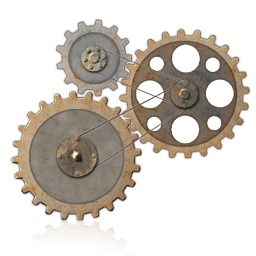
#> input picture Image.jpg, 256 x 256 px
$ python spectral.py   (Python 2 division)
#> lines starting #> are read from the running program, lines starting #| are printed output that depends on the picture; after the words box and inside, x2 and y2 are one past the last pixel; in counts of white or black regions, pixels touching at a corner belong together
import cv2
import numpy as np
import math

#loading original image and converting to grayscale
image = cv2.imread('Image.jpg')
#> image is the input picture: shape (256, 256, 3); mean B, G, R 196.9, 204.2, 209.9
image = cv2.cvtColor(image, cv2.COLOR_RGB2GRAY)
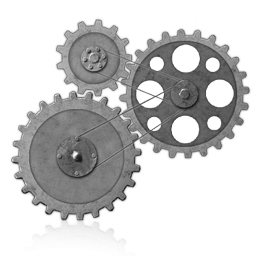
#> image: shape (256, 256); min 16, max 255, mean 202.6
cv2.imshow("Original in grayscale", image)

#Furrier transform
dst = np.fft.fft2(image)
dst = np.fft.fftshift(dst)
dstIdeal = np.copy(dst)
dstButter = np.copy(dst)
BHPF = np.copy(dst)

#Ideal high pass filter
for i in range(98, 158):
    for j in range(98, 158):
        dstIdeal[i][j] = 0;
#inverse furrier transform
dstIdeal = np.fft.ifftshift(dstIdeal)
dstIdeal = np.fft.ifft2(dstIdeal)

#counting H(u,v) for butterworth filter
for i in range(256):
    for j in range(256):
	if (i != 128 or j != 128):
	        BHPF[i][j] = 1 / (1 + math.pow(30 / math.sqrt(math.pow(127 - (i-1), 2) + math.pow(127 - (j-1), 2)), 4))
BHPF[128][128] = 0

#using butterworth filter
dstButter = BHPF * dstButter

#inverse furrier transform
dstButter = np.fft.ifftshift(dstButter)
dstButter = np.fft.ifft2(dstButter)

# [14 lines of commented-out code are left out]
finalIdeal = image.copy()
for i in range(256):
    for j in range(256):
	finalIdeal[i][j] = np.abs(dstIdeal[i][j])
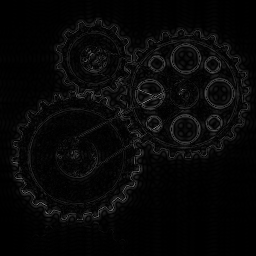
#> finalIdeal: shape (256, 256); min 0, max 124, mean 7.5
cv2.imshow("Result Ideal filter", finalIdeal)

#converting to opencv array format from numpy array format
finalButter = image.copy()
for i in range(256):
    for j in range(256):
	finalButter[i][j] = np.abs(dstButter[i][j])
cv2.imshow("Result Butter filter", finalButter)


#waiting ESC key
while True:
    key = cv2.waitKey(1)
#> (key Esc is pressed here)
    if key == 27: break

$ run again, with box-rotated.jpg copied over Image.jpg
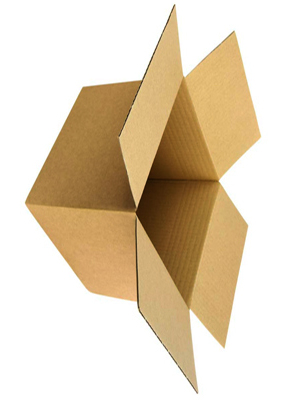
#> input picture box-rotated.jpg, 300 x 400 px
#> image is the input picture: shape (400, 300, 3); mean B, G, R 188.1, 211.3, 226.8
#> `image = cv2.cvtColor(image, cv2.COLOR_RGB2GRAY)`:
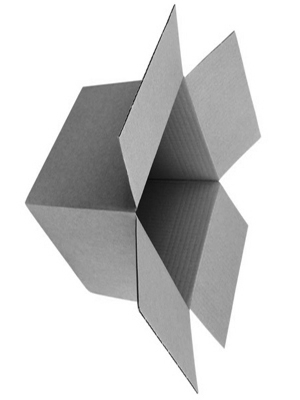
#> image: shape (400, 300); min 8, max 255, mean 206.1
#> after the loop `for i in range(256):`:
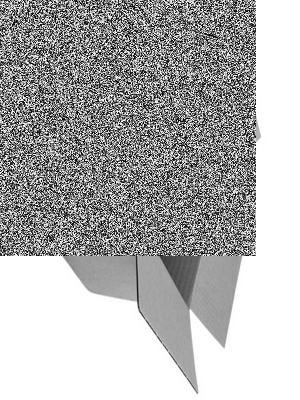
#> finalButter: shape (400, 300); min 0, max 255, mean 175.9

$ run again, with box.jpg copied over Image.jpg
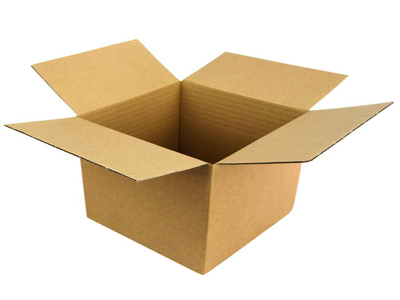
#> input picture box.jpg, 400 x 300 px
#> image is the input picture: shape (300, 400, 3); mean B, G, R 188.2, 211.3, 226.8
#> `image = cv2.cvtColor(image, cv2.COLOR_RGB2GRAY)`:
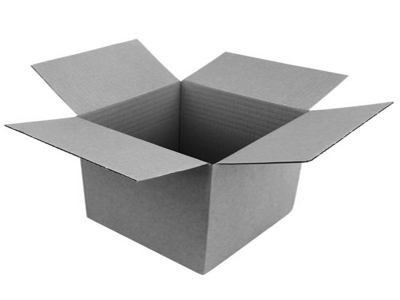
#> image: shape (300, 400); min 7, max 255, mean 206.1
#> after the loop `for i in range(256):`:
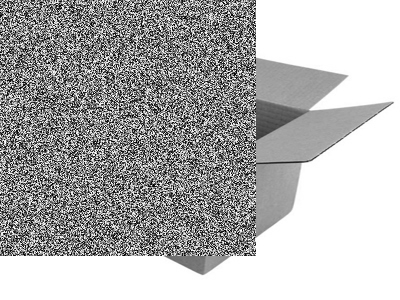
#> finalButter: shape (300, 400); min 0, max 255, mean 175.1
